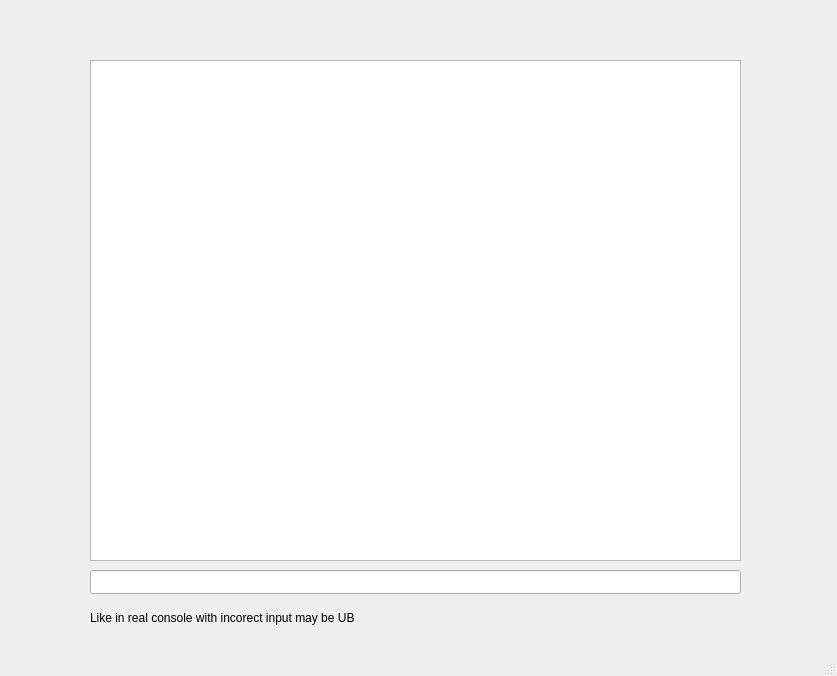
<?xml version="1.0" encoding="UTF-8"?>
<ui version="4.0">
 <class>MainWindow</class>
 <widget class="QMainWindow" name="MainWindow">
  <property name="geometry">
   <rect>
    <x>0</x>
    <y>0</y>
    <width>837</width>
    <height>676</height>
   </rect>
  </property>
  <property name="windowTitle">
   <string>MainWindow</string>
  </property>
  <widget class="QWidget" name="centralwidget">
   <widget class="QLineEdit" name="lineEdit">
    <property name="geometry">
     <rect>
      <x>90</x>
      <y>570</y>
      <width>651</width>
      <height>24</height>
     </rect>
    </property>
    <property name="readOnly">
     <bool>true</bool>
    </property>
   </widget>
   <widget class="QTextEdit" name="textEdit">
    <property name="geometry">
     <rect>
      <x>90</x>
      <y>60</y>
      <width>651</width>
      <height>501</height>
     </rect>
    </property>
    <property name="readOnly">
     <bool>true</bool>
    </property>
   </widget>
   <widget class="QLabel" name="label">
    <property name="geometry">
     <rect>
      <x>90</x>
      <y>610</y>
      <width>681</width>
      <height>16</height>
     </rect>
    </property>
    <property name="text">
     <string>Like in real console with incorect input may be UB</string>
    </property>
   </widget>
  </widget>
  <widget class="QMenuBar" name="menubar">
   <property name="geometry">
    <rect>
     <x>0</x>
     <y>0</y>
     <width>837</width>
     <height>22</height>
    </rect>
   </property>
  </widget>
  <widget class="QStatusBar" name="statusbar"/>
 </widget>
 <resources/>
 <connections/>
</ui>
